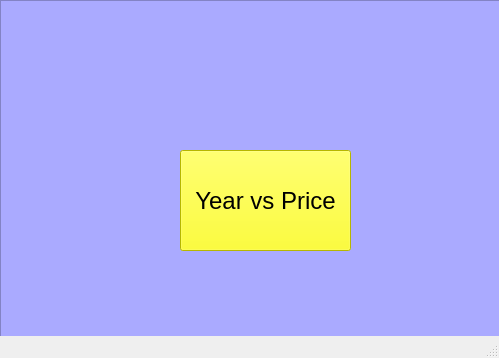
<?xml version="1.0" encoding="UTF-8"?>
<ui version="4.0">
 <class>MainWindow</class>
 <widget class="QMainWindow" name="MainWindow">
  <property name="geometry">
   <rect>
    <x>0</x>
    <y>0</y>
    <width>499</width>
    <height>358</height>
   </rect>
  </property>
  <property name="windowTitle">
   <string>MainWindow</string>
  </property>
  <widget class="QWidget" name="centralwidget">
   <widget class="QFrame" name="frame">
    <property name="geometry">
     <rect>
      <x>0</x>
      <y>0</y>
      <width>541</width>
      <height>381</height>
     </rect>
    </property>
    <property name="styleSheet">
     <string notr="true">background-color: rgb(170, 170, 255);</string>
    </property>
    <property name="frameShape">
     <enum>QFrame::StyledPanel</enum>
    </property>
    <property name="frameShadow">
     <enum>QFrame::Raised</enum>
    </property>
    <widget class="QPushButton" name="pushButton">
     <property name="geometry">
      <rect>
       <x>180</x>
       <y>150</y>
       <width>171</width>
       <height>101</height>
      </rect>
     </property>
     <property name="font">
      <font>
       <pointsize>18</pointsize>
      </font>
     </property>
     <property name="styleSheet">
      <string notr="true">background-color: rgb(255, 255, 0);</string>
     </property>
     <property name="text">
      <string>Year vs Price</string>
     </property>
    </widget>
   </widget>
  </widget>
  <widget class="QStatusBar" name="statusbar"/>
 </widget>
 <resources/>
 <connections/>
</ui>
